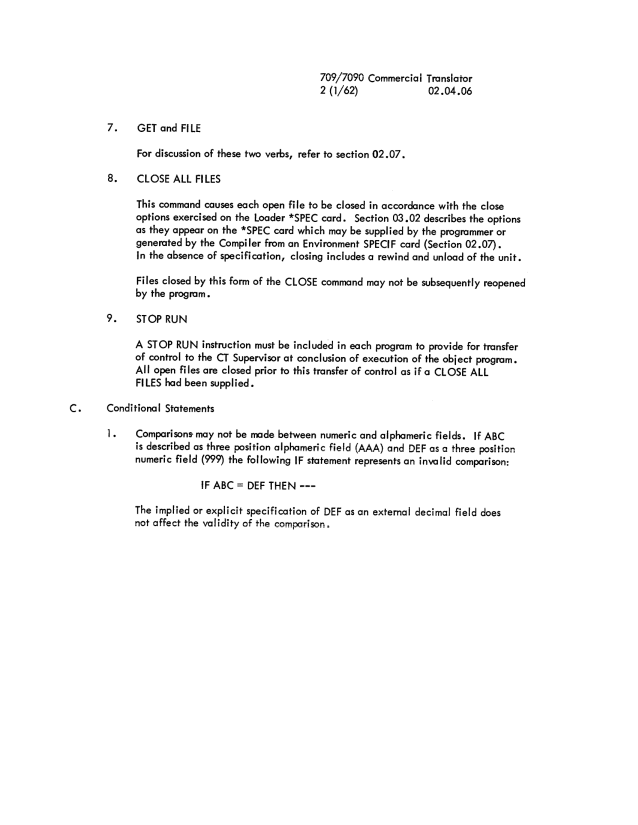
#> input picture comtran-manuals/J28-6169/images/page-024.png, 1275 x 1650 px, found by its file name (shown at 1/2 size)
$ python crops.py
#> lines starting #> are read from the running program, lines starting #| are printed output that depends on the picture
"""Cut the two J28-6169 scan crops this record shows. Run from the
repository root: python3 reviews/2026-10-25-codegen-defect-6/tools/crops.py
"""
import os
from PIL import Image

IMG = "comtran-manuals/J28-6169/images"
OUT = os.path.join(os.path.dirname(os.path.dirname(os.path.abspath(__file__))), "crops")
CROPS = {
    # J 02.04.06, PDF p. 24: the page head, items 8 (CLOSE ALL FILES) and 9 (STOP RUN).
    "j-02.04.06-close-all-files.png": ("page-024.png", (180, 130, 1080, 790)),
    # J 90.04.01, PDF p. 184: messages 135 to 140 (the page is skewed, so edge rows clip), the only OPEN and CLOSE entries.
    "j-90.04.01-msgs-138-139.png": ("page-184.png", (185, 236, 900, 338)),
}
for name, (page, box) in CROPS.items():
    Image.open(os.path.join(IMG, page)).crop(box).save(os.path.join(OUT, name))
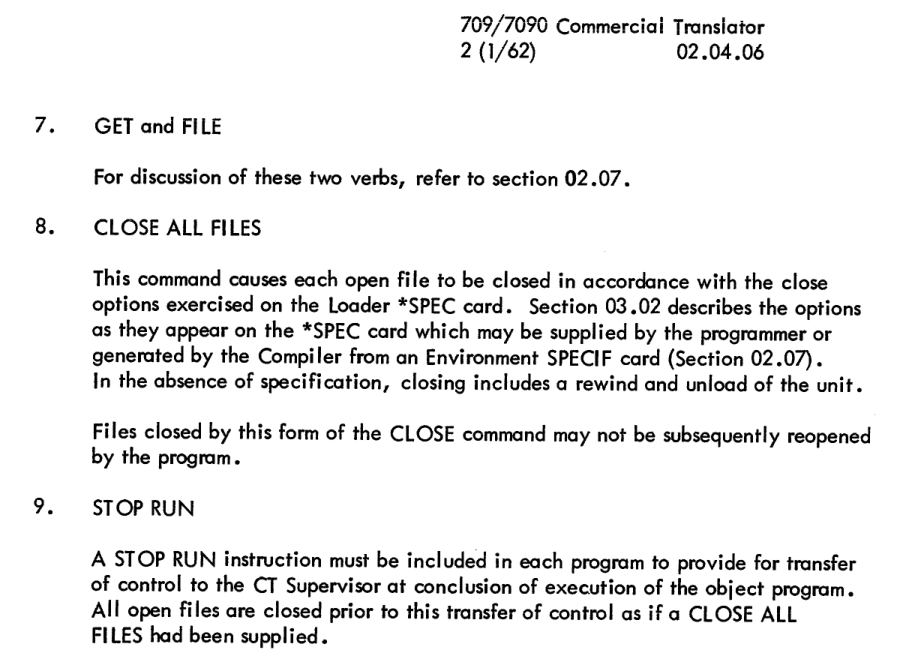
#> saved as j-02.04.06-close-all-files.png: PIL image 900x660 L; min 0, max 255, mean 236.5
    print(name, box)
#> pass 2 of the loop `for name, (page, box) in CROPS.items():`:
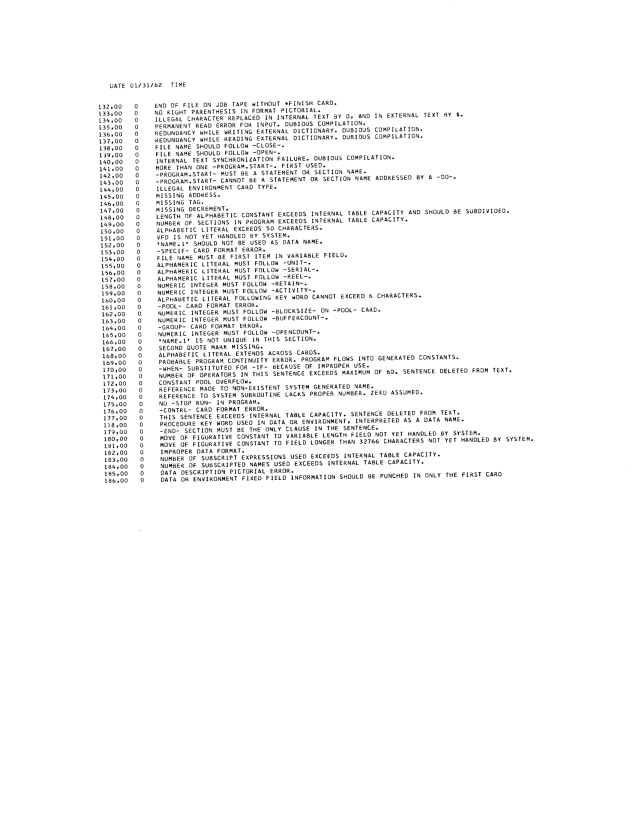
#> input picture comtran-manuals/J28-6169/images/page-184.png, 1275 x 1650 px, found by its file name (shown at 1/2 size)
#> `Image.open(os.path.join(IMG, page)).crop(box).save(os.path.join(OUT, n..`:
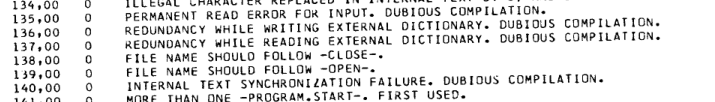
#> saved as j-90.04.01-msgs-138-139.png: PIL image 715x102 L; min 0, max 255, mean 227.8
